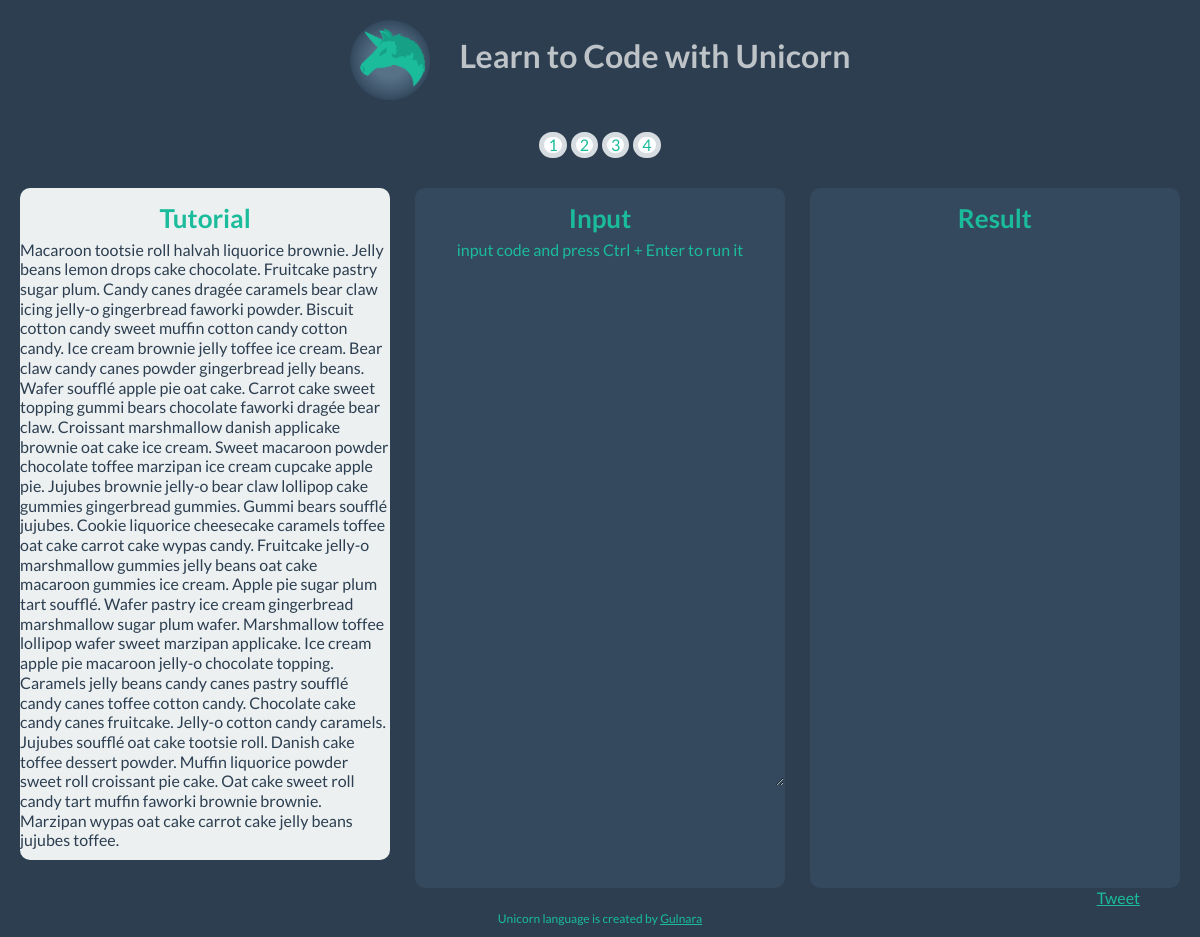
/try_tutorial/12, run on an earlier commit of the app's database.
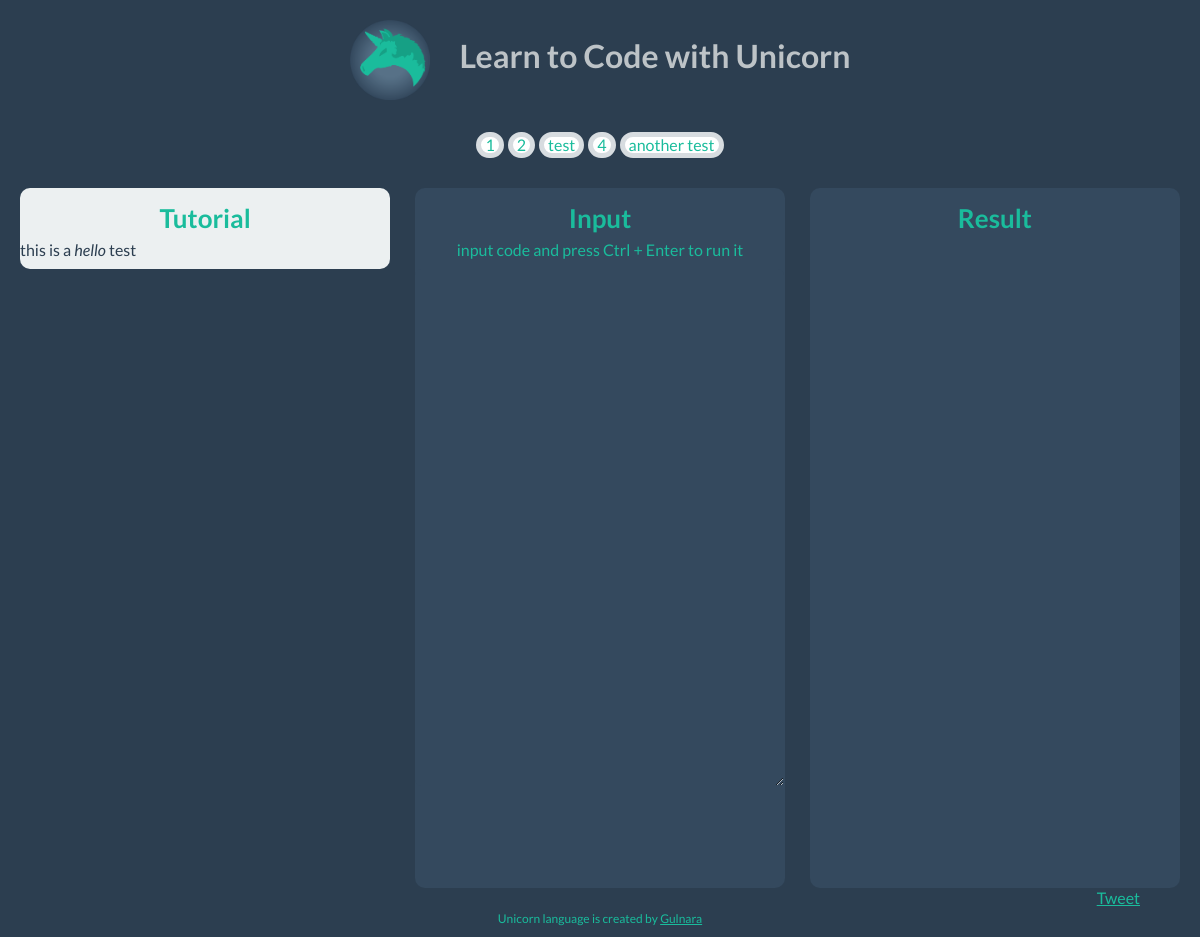
And on a later commit of the database.
### model.py (models this page shows)
class Tutorial(Base):
	__tablename__ = "tutorials"
	id = Column(Integer, primary_key = True)
	user_id = Column(Integer, ForeignKey('users.id'))
	title = Column(Text, nullable = True)
	tutorial = Column(Text, nullable = True)
	user = relationship("User", backref=backref("tutorials", order_by = id))

### unicorncode.py (the view)
@app.route("/try_tutorial/<int:id>", methods=["GET"])
def try_tutorial(id):
	tutorials = db_session.query(Tutorial).all()
	tutorial = db_session.query(Tutorial).get(id)
	rendered_tutorial = markdown.markdown(tutorial.tutorial, safe_mode='escape')
	return render_template("try_tutorial.html", tutorial=rendered_tutorial, tutorials=tutorials)

### unicorncode.py (called while the page is built)
@app.teardown_request
def shutdown_session(exception = None):
    db_session.remove()

@app.before_request
def load_user_id():
    g.user_id = session.get('user_id')

### templates/try_tutorial.html
{% extends "layout.html" %}
{% block body %}
{{tutorial|safe}}
{% endblock %}

### templates/layout.html (shortened to what this page needs)
<!DOCTYPE html>
<html>
<head>
  <link href="/static/css/bootstrap.css" rel="stylesheet">
  <link href="/static/css/flat-ui.css" rel="stylesheet">
</head>
<body>
	<div class="header">
		<div class="container-fluid">
		<h1 id = "header_text"><img class="logo" src="/static/img/unicorn.png">Learn to Code with Unicorn
		</h1>
	</div>
	</div>
	 <div class="pagination">
            <ul>
              {% for tutorial in tutorials %}
               <li> <a href="{{url_for("try_tutorial", id=tutorial.id)}}">
                {{tutorial.title}}</a></li>
                  {% endfor %}
            </ul>
          </div>
	<div class="container-fluid">
		<div class = "row-fluid">
		<div class="span4" id ="tutorial">
			<h2 id= "titles" >Tutorial</h2>
			{% block body %}
			{% endblock %}
		</div>
		<div class="span4" id ="input">
			<h2 id= "titles">Input</h2>
			<p id = "directions">input code and press Ctrl + Enter to run it</p>
			<textarea id="repl" name="code" rows="25" cols="80" ></textarea>
		</div>
		<div class="span4" id = "result">
			<h2 id= "titles">Result</h2>
		</div>
		<div class="container-fluid">
			<div class = "sharing">
		<a href="https://twitter.com/share" class="twitter-share-button" data-text="Learn to code with Unicorn http://unicorncode.com/ !" data-via="UnicornCode">Tweet</a>
</div>
</div>
	</div>
	</div>
	<footer>
		<div class="container">
			<div class = "row-fluid">
		<div class = "span12">
		<p id = "footertext">Unicorn language is created by <a href = "https://twitter.com/Gulnara">Gulnara</a></p>
	</div>
	</div>
	</div>
	</footer>
</body>
</html>

### static/css/flat-ui.css (style rules this page uses)
body { color: #ECF0F1; font: 16px/1.231 "Lato", sans-serif; height:100%; }
a { color: #1abc9c; text-decoration: underline; -webkit-transition: 0.25s; -moz-transition: 0.25s; -o-transition: 0.25s; transition: 0.25s; -webkit-backface-visibility: hidden; }
h1 { font-size: 32px; font-weight: 700; color: #1ABC9C; }
h2 { font-size: 26px; font-weight: 700; margin-bottom: 2px; color: #1ABC9C; }
#titles { text-align: center; }
textarea, input[type="text"], input[type="password"], input[type="datetime"], input[type="datetime-local"], input[type="date"], input[type="month"], input[type="time"], input[type="week"], input[type="number"], input[type="email"], input[type="url"], input[type="search"], input[type="tel"], input[type="color"], .uneditable-input { border: 2px solid #dce4ec; color: #34495e; font-family: "Courier"; font-size: 16px; padding: 8px 0 9px 10px; text-indent: 1px; -webkit-border-radius: 6px; -moz-border-radius: 6px; border-radius: 6px; -webkit-box-shadow: none; -moz-box-shadow: none; box-shadow: none; }
input, textarea, .uneditable-input { width: 97%; }
.pagination ul { -webkit-border-radius: 6px; -moz-border-radius: 6px; border-radius: 6px; -webkit-box-shadow: none; -moz-box-shadow: none; box-shadow: none; }
.pagination ul > li:first-child { -webkit-border-radius: 6px 0 0 6px; -moz-border-radius: 6px 0 0 6px; border-radius: 6px 0 0 6px; }
.pagination ul > li:last-child { -webkit-border-radius: 0 6px 6px 0; -moz-border-radius: 0 6px 6px 0; border-radius: 0 6px 6px 0; }
.pagination ul > li > a, .pagination ul > li > span { background: white; border: 5px solid #d7dce0; border-radius: 50px; line-height: 16px; margin: 7px 2px 6px; padding: 0 4px; -webkit-transition: background 0.2s ease-out, border-color 0s ease-out, color 0.2s ease-out; -moz-transition: background 0.2s ease-out, border-color 0s ease-out, color 0.2s ease-out; -o-transition: background 0.2s ease-out, border-color 0s ease-out, color 0.2s ease-out; transition: background 0.2s ease-out, border-color 0s ease-out, color 0.2s ease-out; -webkit-backface-visibility: hidden; }

What changed in the data, as far as the page shows it:
changed Tutorial: title "3" → "test"; title "Macaroon tootsie roll halvah liquorice brownie. Jelly beans lemon drops cake chocolate. Fruitcake pastry sugar plum. Candy canes dragée caramels bear claw icing jelly-o gingerbread faworki powder. Biscuit cotton candy sweet muffin cotton candy cotton candy. Ice cream brownie jelly toffee ice cream. Bear claw candy canes powder gingerbread jelly beans. Wafer soufflé apple pie oat cake. Carrot cake sweet topping gummi bears chocolate faworki dragée bear claw. Croissant marshmallow danish applicake brownie oat cake ice cream. Sweet macaroon powder chocolate toffee marzipan ice cream cupcake apple pie. Jujubes brownie jelly-o bear claw lollipop cake gummies gingerbread gummies. Gummi bears…" → "this is a hello test"
added Tutorial: title "another test"
